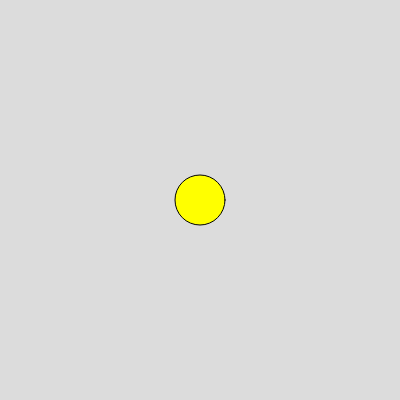
Frame 1 (no input)
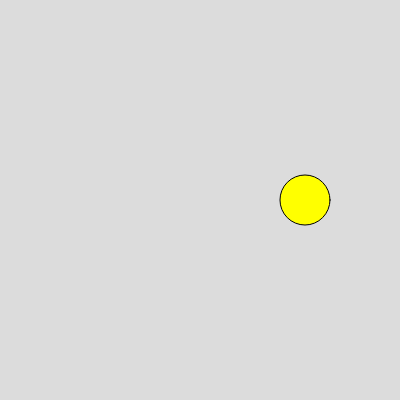
Frame 60 (no input)
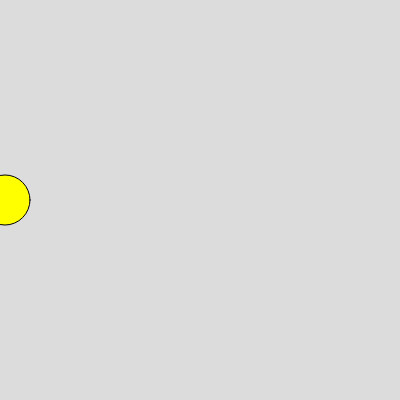
Frame 120 (the mouse pressed at the canvas centre since frame 60)

The p5.js sketch that drew these frames (run headless with seeded random() and noise() and a simulated clock; from frame 60 on, the mouse is pressed at the canvas centre):

// p5.js sketch
// ── sketch.js
// Reserve memory for x and y
let x, y, step;

function setup() {
  createCanvas(400, 400);
  // Place x and y in the middle of screen
  x = width / 2;
  y = height / 2;
  
  step = 5;
  
  // "dip a brush" into color once
  // the color will remain the same unless I change it again
  fill("yellow");
}

function draw() {
  // Clear the background
  background(220);

  // Draw a circle
  circle(x, y, 50);

  // Increase the x variable by step on each new frame
  x += step;

  // Flip the step after circle moves off the right OR left side
  if (x >= width || x <= 0) {
    step = -step;
  }
  
  // TODO: repeat the same for vertical movement
  
  // MORE TODO: randomize the increment
}
